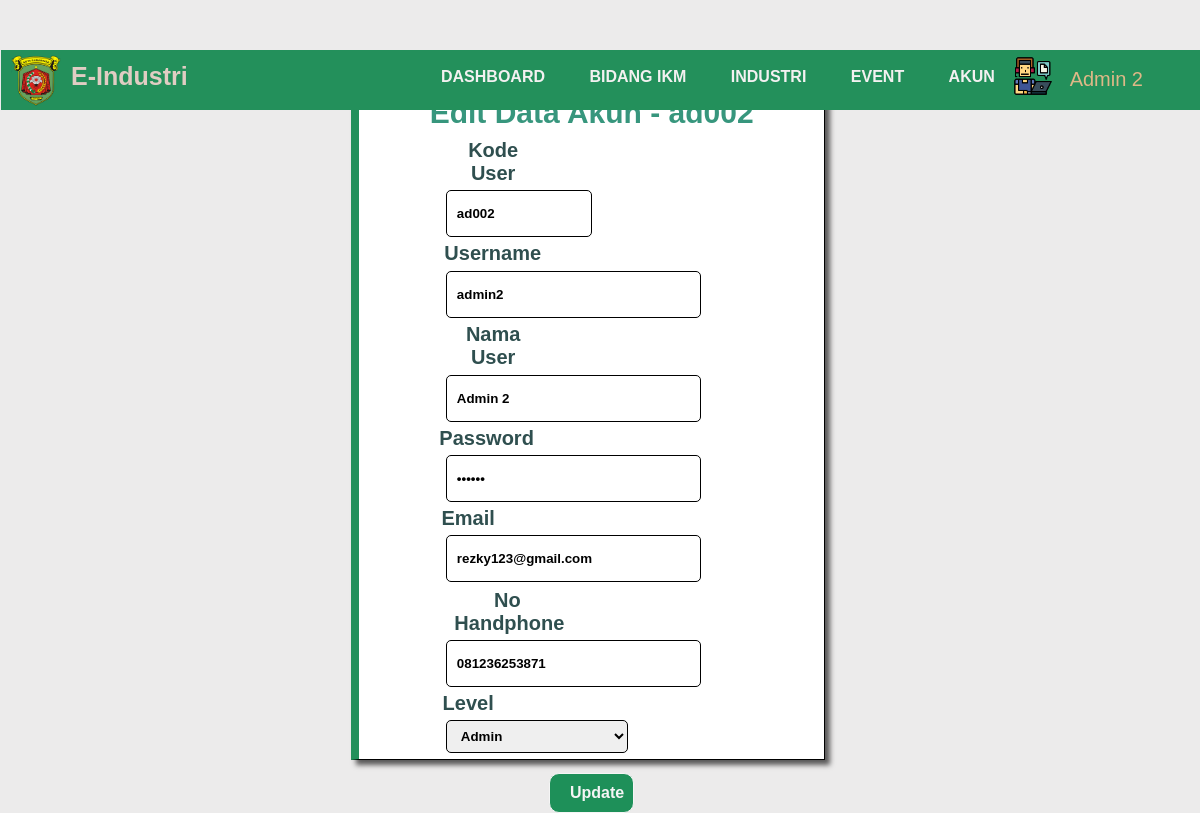
The page /admin-pegawai/edit_profile.php (signed in) on the database its author committed.
### tables this page shows
CREATE TABLE `akun` (
  `kode_user` varchar(11) NOT NULL,
  `username` varchar(20) NOT NULL,
  `nama_user` varchar(30) NOT NULL,
  `password` varchar(20) NOT NULL,
  `email` text NOT NULL,
  `no_hp` varchar(20) NOT NULL,
  `level` varchar(20) NOT NULL
);

### admin-pegawai/edit_profile.php (the view, shortened to what this page needs)
<?php
include '../konek.php';
if (isset($_SESSION['admin'])) {
	$username = $_SESSION['admin'];
    $query = "select * from akun where username = ? limit 1";
    $stmt = $konek->stmt_init();
    $stmt->prepare($query);
    $stmt->bind_param('s', $username);
    $stmt->execute();
    $result = $stmt->get_result();
    $user = $result->fetch_array(MYSQLI_ASSOC);
} else {
	header("location:../login.php");
}
?>
<!DOCTYPE html>
<html lang="en">
<head>
	<link href="../css/tambah_data.css" rel="stylesheet" type="text/css" />
</head>
<body>
		<div class="header-admin">
			<div class="corner-header">
				<li class="logo-admin"><img src="../image/dinas_kaltim.png" alt="" style="width: 50px;"></li>
            	<ul class="title-app">E-Industri</ul>
            	<ul class="navbar-admin">
                	<li><a href="admin-dashboard.php">Dashboard</a></li>
               		<li><a href="bidang_ikm.php">Bidang IKM</a></li>
                	<li><a href="industri.php">Industri</a></li>
                	<li><a href="event.php">Event</a></li>
					<li><a href="akun.php">Akun</a></li>
				</ul>
			</div>
			<div class="ikon-profil">
					<img src="../image/worker.png">
					<li class="dropdown"><?= $user['nama_user'] ?>
					</li>
				</div>
		</div>
		<div class="form-konten">
			<div class="pad-tambah" style="height: 680px; margin-top: -150px;">
			<h2 style="margin-top: -35px;">Edit Data Akun - <?= $user['kode_user'] ?></h2>
            <br><br>
      		<form action="akun_proses.php" method="POST">
			  <div style="margin-bottom: 25px;">
			  	<br>
				  <p style="width: 35%;padding: 10px 20px; margin-top: -60px; margin-left: 20px; margin-bottom: 5px;color:darkslategray; font-weight:bold;font-size: 20px;font-family:'Gill Sans', 'Gill Sans MT', Calibri, 'Trebuchet MS', sans-serif">Kode User</p>
				  <input type="text" name="kode_user" required="true" style="font-weight:700;width: 40%;text-decoration: none;padding: 15px 10px;border-radius: 5px;border: 1px solid; margin-top: -10px; margin-left: -40%" autocomplete="off" value="<?= $user['kode_user'] ?>">
				</div>
                <div>
					<p style="width: 35%;padding: 10px 20px; margin-top: -30px; margin-left: 15px; margin-bottom: 10px;color:darkslategray; font-weight:bold;font-size: 20px;font-family:'Gill Sans', 'Gill Sans MT', Calibri, 'Trebuchet MS', sans-serif">Username</p>
					<input type="text" name="username" required="true" style="font-weight:700;width: 70%;text-decoration: none;padding: 15px 10px;border-radius: 5px;border: 1px solid; margin-top: -40px;margin-left: -10%" autocomplete="off" value="<?= $user['username'] ?>">
				</div>
				<div>
					<p style="width: 35%;padding: 10px 20px; margin-top: -5px; margin-left: 20px; margin-bottom: 10px;color:darkslategray; font-weight:bold;font-size: 20px;font-family:'Gill Sans', 'Gill Sans MT', Calibri, 'Trebuchet MS', sans-serif">Nama User</p>
					<input type="text" name="nama_user" required="true" style="font-weight:700;width: 70%;text-decoration: none;padding: 15px 10px;border-radius: 5px;border: 1px solid; margin-top: -40px;margin-left: -10%" autocomplete="off" value="<?= $user['nama_user'] ?>">
				</div>
                <div>
					<p style="width: 35%;padding: 10px 20px; margin-top: -5px; margin-left: 10px; margin-bottom: 5px;color:darkslategray; font-weight:bold;font-size: 20px;font-family:'Gill Sans', 'Gill Sans MT', Calibri, 'Trebuchet MS', sans-serif">Password</p>
					<input type="password" name="password" required="true" style="font-weight:700;width: 70%;text-decoration: none;padding: 15px 10px;border-radius: 5px;border: 1px solid; margin-top: -10px;margin-left: -10%" autocomplete="off" value="<?= $user['password'] ?>">
				</div>
                <div>
					<p style="width: 35%;padding: 10px 20px; margin-top: -5px; margin-left: -5px; margin-bottom: 5px;color:darkslategray; font-weight:bold;font-size: 20px;font-family:'Gill Sans', 'Gill Sans MT', Calibri, 'Trebuchet MS', sans-serif">Email</p>
					<input type="text" name="email" required="true" style="font-weight:700;width: 70%;text-decoration: none;padding: 15px 10px;border-radius: 5px;border: 1px solid; margin-top: -10px;margin-left: -10%" autocomplete="off" value="<?= $user['email'] ?>">
				</div>
                <div>
					<p style="width: 40%;padding: 10px 20px; margin-top: -3px; margin-left: 25px; margin-bottom: 5px;color:darkslategray; font-weight:bold;font-size: 20px;font-family:'Gill Sans', 'Gill Sans MT', Calibri, 'Trebuchet MS', sans-serif">No Handphone</p>
					<input type="text" name="no_hp" required="true" style="font-weight:700;width: 70%;text-decoration: none;padding: 15px 10px;border-radius: 5px;border: 1px solid; margin-top: -10px;margin-left: -10%" autocomplete="off" value="<?= $user['no_hp'] ?>">
				</div>
                <div>
					<p style="width: 35%;padding: 10px 20px; margin-top: -5px; margin-left: -5px; margin-bottom: 2px;color:darkslategray; font-weight:bold;font-size: 20px;font-family:'Gill Sans', 'Gill Sans MT', Calibri, 'Trebuchet MS', sans-serif">Level</p>
					<select name="level" id="level" style="border:1px solid;border-radius:5px;font-weight:700;width: 50%;text-decoration: none;padding: 7px 10px; margin-top: -20px;margin-left: -30%" autocomplete="off">
                        <option value="Admin">Admin</option>
                    </select>
                </div>
				<div style="text-align:center; margin-left: 40px; margin-right: 40px;  margin-top: 20px;">
					<button style="padding: 10px 20px;border: 1px solid;font-weight: bold;border-radius: 10px;font-size: 16px;background: rgb(30, 144, 89);color: whitesmoke; width: 30%;" name="edit">Update</button>
				</div>
			</form>
			</div>
		</div>
</body>
</html>

### css/tambah_data.css (style rules this page uses)
*, *:before, *:after { box-sizing: border-box; }
body { background-color: rgb(236, 235, 235); }
.header-admin { position: fixed; background: rgb(35, 144, 91); width: 101%; height: 60px; margin-left: -7px; margin-right: 10px; margin-top: -15%; }
.logo-admin { display: block; margin-left: 10px; margin-top: 4px; }
.title-app { margin-top: -55px; margin-left: 30px; color: #e0cdc3; font-weight: 900; font-size: 25px; font-family:'Trebuchet MS', 'Lucida Sans Unicode', 'Lucida Grande', 'Lucida Sans', Arial, sans-serif; margin-right: 10px; }
.navbar-admin { margin-left: 400px; margin-bottom: -20px; margin-top: -53px; padding: 0px; text-transform: uppercase; font-family: 'Gill Sans', 'Gill Sans MT', Calibri, 'Trebuchet MS', sans-serif; font-weight: bolder; }
.corner-header { background-color:white(44, 44, 44); color: Black; }
.corner-header img { width: 70px; display: block; margin-bottom: 10px; }
.corner-header ul li { margin-left: 30px; display:inline-block; font-size: 16px; margin-top: 5px; }
.corner-header a { color:rgb(243, 241, 241); text-decoration: none; transition: .3s; font-family:Verdana, Geneva, Tahoma, sans-serif; margin-top: 10px; margin-left: 10px; }
.ikon-profil { position:relative; line-height:3; margin:0; padding:0; list-style-type:none; list-style-position:inside; z-index: 2; }
.ikon-profil img { width: 40px; float: right; margin-right: 160px; margin-top: -10px; }
.dropdown { color: burlywood; float: right; margin-right: -130px; font-size: 20px; font-family: 'Franklin Gothic Medium', 'Arial Narrow', Arial, sans-serif; margin-top: -17px; text-transform: capitalize; }
.form-konten { margin-top: 230px; margin-bottom: 10px; text-align: center; width: 100%; }
.form-konten h2 { font-size: 30px; margin-bottom: 5px; width: 100%; text-align: center; font-weight:bold; margin-top: -10px; color: rgb(55, 150, 125); font-family:'Gill Sans', 'Gill Sans MT', Calibri, 'Trebuchet MS', sans-serif }
.pad-tambah { margin-top: -90px; float: left; height: 390px; background-color: #ffffff; text-align: center; width: 40%; background-size:cover; background-position:0 -500px; border: 1px solid black; box-shadow:5px 5px 5px rgb(90, 89, 89); padding: 50px; margin-left: 29%; margin-bottom: -10px; border-left: 8px solid rgb(35, 144, 91); }

### rows shown on the page
akun: nama_user "Admin 2", kode_user "ad002", username "admin2", email "rezky123@gmail.com", no_hp "081236253871"
